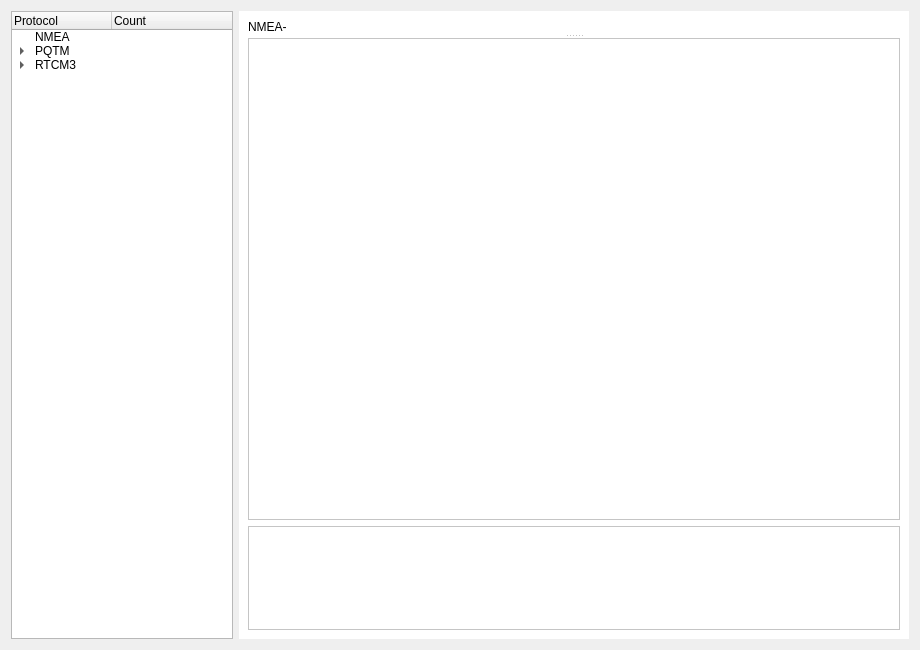
<?xml version="1.0" encoding="UTF-8"?>
<ui version="4.0">
 <class>Msg_Dialog</class>
 <widget class="QDialog" name="Msg_Dialog">
  <property name="geometry">
   <rect>
    <x>0</x>
    <y>0</y>
    <width>920</width>
    <height>650</height>
   </rect>
  </property>
  <property name="font">
   <font>
    <family>Arial</family>
   </font>
  </property>
  <property name="windowTitle">
   <string>Dialog</string>
  </property>
  <layout class="QHBoxLayout" name="horizontalLayout">
   <item>
    <widget class="QTreeWidget" name="treeWidget">
     <property name="enabled">
      <bool>true</bool>
     </property>
     <property name="sizePolicy">
      <sizepolicy hsizetype="Expanding" vsizetype="Expanding">
       <horstretch>0</horstretch>
       <verstretch>0</verstretch>
      </sizepolicy>
     </property>
     <property name="maximumSize">
      <size>
       <width>222</width>
       <height>16777215</height>
      </size>
     </property>
     <property name="font">
      <font>
       <family>Arial</family>
      </font>
     </property>
     <column>
      <property name="text">
       <string>Protocol</string>
      </property>
     </column>
     <column>
      <property name="text">
       <string>Count</string>
      </property>
     </column>
     <item>
      <property name="text">
       <string>NMEA</string>
      </property>
     </item>
     <item>
      <property name="text">
       <string>PQTM</string>
      </property>
      <item>
       <property name="text">
        <string>PQTMTAR</string>
       </property>
       <property name="text">
        <string/>
       </property>
       <item>
        <property name="text">
         <string>DataDisplay</string>
        </property>
       </item>
      </item>
     </item>
     <item>
      <property name="text">
       <string>RTCM3</string>
      </property>
      <property name="text">
       <string/>
      </property>
      <item>
       <property name="text">
        <string>1005</string>
       </property>
       <property name="text">
        <string/>
       </property>
      </item>
      <item>
       <property name="text">
        <string>1006</string>
       </property>
       <property name="text">
        <string/>
       </property>
      </item>
      <item>
       <property name="text">
        <string>1029</string>
       </property>
      </item>
      <item>
       <property name="text">
        <string>999</string>
       </property>
       <item>
        <property name="text">
         <string>1 (RSS)</string>
        </property>
       </item>
       <item>
        <property name="text">
         <string>2 (RCC)</string>
        </property>
       </item>
       <item>
        <property name="text">
         <string>19 (RESP)</string>
        </property>
       </item>
       <item>
        <property name="text">
         <string>21 (EPVT)</string>
        </property>
       </item>
      </item>
     </item>
    </widget>
   </item>
   <item>
    <widget class="QStackedWidget" name="stackedWidget">
     <property name="font">
      <font>
       <family>Arial</family>
      </font>
     </property>
     <property name="styleSheet">
      <string notr="true">border-color: rgb(0, 0, 0);
background-color: rgb(255, 255, 255);</string>
     </property>
     <property name="currentIndex">
      <number>0</number>
     </property>
     <widget class="QWidget" name="pageRCTM">
      <layout class="QGridLayout" name="gridLayout">
       <item row="0" column="0">
        <widget class="QSplitter" name="splitter">
         <property name="orientation">
          <enum>Qt::Vertical</enum>
         </property>
         <widget class="QLabel" name="label_curPath">
          <property name="font">
           <font>
            <family>Arial</family>
           </font>
          </property>
          <property name="text">
           <string>NMEA-</string>
          </property>
         </widget>
         <widget class="QTableView" name="tableView">
          <property name="sizePolicy">
           <sizepolicy hsizetype="Expanding" vsizetype="Expanding">
            <horstretch>0</horstretch>
            <verstretch>1</verstretch>
           </sizepolicy>
          </property>
          <property name="font">
           <font>
            <family>Arial</family>
           </font>
          </property>
         </widget>
        </widget>
       </item>
       <item row="1" column="0">
        <widget class="QPlainTextEdit" name="plainTextEdit">
         <property name="sizePolicy">
          <sizepolicy hsizetype="Expanding" vsizetype="Expanding">
           <horstretch>0</horstretch>
           <verstretch>0</verstretch>
          </sizepolicy>
         </property>
         <property name="maximumSize">
          <size>
           <width>16777215</width>
           <height>104</height>
          </size>
         </property>
         <property name="font">
          <font>
           <family>Arial</family>
          </font>
         </property>
        </widget>
       </item>
      </layout>
     </widget>
     <widget class="QWidget" name="pagePQTM">
      <layout class="QGridLayout" name="gridLayout_3">
       <item row="3" column="0">
        <widget class="QCustomPlot" name="widgetHeading" native="true">
         <property name="font">
          <font>
           <family>Arial</family>
          </font>
         </property>
        </widget>
       </item>
       <item row="1" column="0">
        <widget class="Line" name="line">
         <property name="orientation">
          <enum>Qt::Horizontal</enum>
         </property>
        </widget>
       </item>
       <item row="4" column="0">
        <widget class="QCustomPlot" name="widgetPitch" native="true">
         <property name="font">
          <font>
           <family>Arial</family>
          </font>
         </property>
        </widget>
       </item>
       <item row="0" column="0">
        <widget class="QLabel" name="label_curPath_2">
         <property name="maximumSize">
          <size>
           <width>16777215</width>
           <height>11</height>
          </size>
         </property>
         <property name="font">
          <font>
           <family>Arial</family>
          </font>
         </property>
         <property name="text">
          <string>PQTMTAR</string>
         </property>
        </widget>
       </item>
       <item row="5" column="0">
        <widget class="QCustomPlot" name="widgetRoll" native="true">
         <property name="font">
          <font>
           <family>Arial</family>
          </font>
         </property>
        </widget>
       </item>
       <item row="2" column="0">
        <widget class="QGroupBox" name="groupBox_2">
         <property name="maximumSize">
          <size>
           <width>16777215</width>
           <height>44</height>
          </size>
         </property>
         <property name="font">
          <font>
           <family>Arial</family>
          </font>
         </property>
         <property name="title">
          <string/>
         </property>
         <layout class="QGridLayout" name="gridLayout_4">
          <item row="1" column="3">
           <widget class="QPushButton" name="pushButtonReset">
            <property name="font">
             <font>
              <family>Arial</family>
             </font>
            </property>
            <property name="text">
             <string>Reset</string>
            </property>
           </widget>
          </item>
          <item row="1" column="1">
           <widget class="QCheckBox" name="checkBoxPitch">
            <property name="font">
             <font>
              <family>Arial</family>
             </font>
            </property>
            <property name="styleSheet">
             <string notr="true">color: rgb(255, 85, 0);</string>
            </property>
            <property name="text">
             <string>Pitch</string>
            </property>
            <property name="checked">
             <bool>true</bool>
            </property>
           </widget>
          </item>
          <item row="1" column="2">
           <widget class="QCheckBox" name="checkBoxRoll">
            <property name="font">
             <font>
              <family>Arial</family>
             </font>
            </property>
            <property name="styleSheet">
             <string notr="true">color: rgb(0, 170, 0);</string>
            </property>
            <property name="text">
             <string>Roll</string>
            </property>
            <property name="checked">
             <bool>true</bool>
            </property>
           </widget>
          </item>
          <item row="1" column="0">
           <widget class="QCheckBox" name="checkBoxHeading">
            <property name="font">
             <font>
              <family>Arial</family>
             </font>
            </property>
            <property name="styleSheet">
             <string notr="true">color: rgb(0, 170, 255);</string>
            </property>
            <property name="text">
             <string>Heading</string>
            </property>
            <property name="checked">
             <bool>true</bool>
            </property>
           </widget>
          </item>
          <item row="1" column="4">
           <widget class="QPushButton" name="pushButtonStartPause">
            <property name="font">
             <font>
              <family>Arial</family>
             </font>
            </property>
            <property name="text">
             <string>Start/Pause</string>
            </property>
           </widget>
          </item>
         </layout>
        </widget>
       </item>
       <item row="6" column="0">
        <widget class="QGroupBox" name="groupBox">
         <property name="minimumSize">
          <size>
           <width>0</width>
           <height>144</height>
          </size>
         </property>
         <property name="font">
          <font>
           <family>Arial</family>
          </font>
         </property>
         <property name="title">
          <string/>
         </property>
         <layout class="QGridLayout" name="gridLayout_2">
          <item row="2" column="2">
           <widget class="QLabel" name="labelPitchDeg">
            <property name="font">
             <font>
              <family>Arial</family>
             </font>
            </property>
            <property name="styleSheet">
             <string notr="true">color: rgb(255, 85, 0);</string>
            </property>
            <property name="text">
             <string>Degree</string>
            </property>
           </widget>
          </item>
          <item row="3" column="1">
           <widget class="QLabel" name="labelRollRT">
            <property name="font">
             <font>
              <family>Arial</family>
             </font>
            </property>
            <property name="styleSheet">
             <string notr="true">color: rgb(0, 170, 0);</string>
            </property>
            <property name="text">
             <string>0</string>
            </property>
           </widget>
          </item>
          <item row="2" column="0">
           <widget class="QLabel" name="label_2">
            <property name="font">
             <font>
              <family>Arial</family>
             </font>
            </property>
            <property name="styleSheet">
             <string notr="true">color: rgb(255, 85, 0);</string>
            </property>
            <property name="text">
             <string>Pitch:</string>
            </property>
           </widget>
          </item>
          <item row="3" column="0">
           <widget class="QLabel" name="label_3">
            <property name="font">
             <font>
              <family>Arial</family>
             </font>
            </property>
            <property name="styleSheet">
             <string notr="true">color: rgb(0, 170, 0);</string>
            </property>
            <property name="text">
             <string>Roll:</string>
            </property>
           </widget>
          </item>
          <item row="1" column="1">
           <widget class="QLabel" name="labelHeadingRT">
            <property name="font">
             <font>
              <family>Arial</family>
             </font>
            </property>
            <property name="styleSheet">
             <string notr="true">color: rgb(0, 170, 255);</string>
            </property>
            <property name="text">
             <string>0</string>
            </property>
           </widget>
          </item>
          <item row="0" column="0">
           <widget class="QLabel" name="label_4">
            <property name="font">
             <font>
              <family>Arial</family>
             </font>
            </property>
            <property name="text">
             <string>Type</string>
            </property>
           </widget>
          </item>
          <item row="0" column="1">
           <widget class="QLabel" name="label_5">
            <property name="font">
             <font>
              <family>Arial</family>
             </font>
            </property>
            <property name="text">
             <string>RealTime</string>
            </property>
           </widget>
          </item>
          <item row="2" column="1">
           <widget class="QLabel" name="labelPitchRT">
            <property name="font">
             <font>
              <family>Arial</family>
             </font>
            </property>
            <property name="styleSheet">
             <string notr="true">color: rgb(255, 85, 0);</string>
            </property>
            <property name="text">
             <string>0</string>
            </property>
           </widget>
          </item>
          <item row="1" column="2">
           <widget class="QLabel" name="labelHeadingDeg">
            <property name="font">
             <font>
              <family>Arial</family>
             </font>
            </property>
            <property name="styleSheet">
             <string notr="true">color: rgb(0, 170, 255);</string>
            </property>
            <property name="text">
             <string>Degree</string>
            </property>
           </widget>
          </item>
          <item row="1" column="0">
           <widget class="QLabel" name="label">
            <property name="font">
             <font>
              <family>Arial</family>
             </font>
            </property>
            <property name="styleSheet">
             <string notr="true">color: rgb(0, 170, 255);</string>
            </property>
            <property name="text">
             <string>Heading:</string>
            </property>
           </widget>
          </item>
          <item row="0" column="2">
           <widget class="QLabel" name="label_9">
            <property name="font">
             <font>
              <family>Arial</family>
             </font>
            </property>
            <property name="text">
             <string>Units</string>
            </property>
           </widget>
          </item>
          <item row="3" column="2">
           <widget class="QLabel" name="labelRollDeg">
            <property name="font">
             <font>
              <family>Arial</family>
             </font>
            </property>
            <property name="styleSheet">
             <string notr="true">color: rgb(0, 170, 0);</string>
            </property>
            <property name="text">
             <string>Degree</string>
            </property>
           </widget>
          </item>
         </layout>
        </widget>
       </item>
      </layout>
     </widget>
    </widget>
   </item>
  </layout>
 </widget>
 <customwidgets>
  <customwidget>
   <class>QCustomPlot</class>
   <extends>QWidget</extends>
   <header location="global">qcustomplot.h</header>
   <container>1</container>
  </customwidget>
 </customwidgets>
 <resources/>
 <connections/>
</ui>
